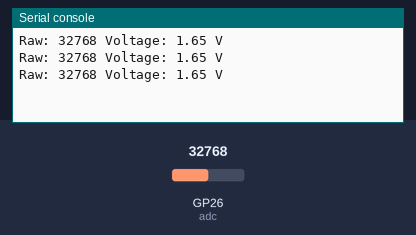
A program run on a simulated Raspberry Pi Pico running MicroPython. Shown: the last lines printed to the serial console. The test bench sets the inputs (shaded band); at power-on: GP26 (adc) = 32768 (analog values on the 0–65535 scale).

Above: at 1.2 s.
1.3 s: GP26 (adc) set to 45874
At 1.9 s:
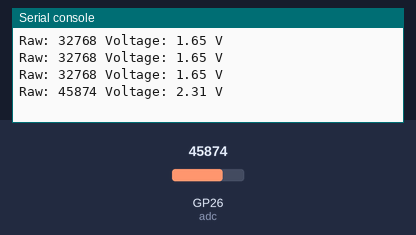
2.8 s: GP26 (adc) set to 57670
At 3.4 s:
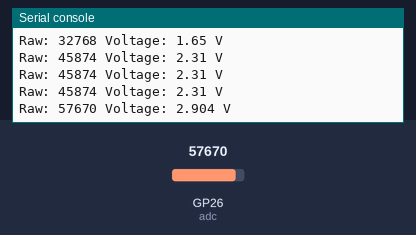
Timing chart, 0 to 5.8 s (numbered marks = the images above; inputs shaded):
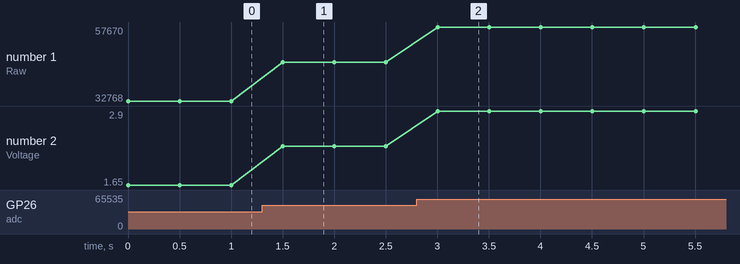

Measured:
- after the input at 1.3 s, the serial console: prints a new line after 0.20 s (image 1)
- after the input at 2.8 s, the serial console: prints a new line after 0.20 s (image 2)
- plotted number 1: 32768 → 45874 after the input at 1.3 s, 45874 → 57670 after the input at 2.8 s
- plotted number 2: 1.65 → 2.31 after the input at 1.3 s, 2.31 → 2.9 after the input at 2.8 s

The program:

main.py
```python
from machine import ADC, Pin
import time

adc = ADC(Pin(26))
VREF = 3.3

while True:
    raw = adc.read_u16()
    voltage = raw * VREF / 65535
    print("Raw:", raw, "Voltage:", round(voltage, 3), "V")
    time.sleep(0.5)
```
